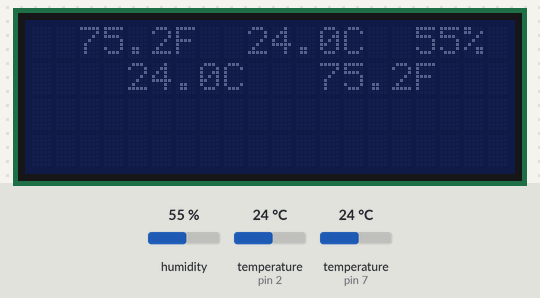
Recording of a sketch running on a simulated Arduino Uno, built with avr-gcc and run on an emulated ATmega328P. Shown: 20×4 character LCD. The inputs (shaded band) are chosen by the test bench; at power-on: humidity 55 %, temperature (sensors on pin 7, pin 2) 24 °C. What the sketch prints to the serial monitor is not drawn.

Above: at 3.3 s.
3.4 s: humidity set to 22 %
At 5.7 s:
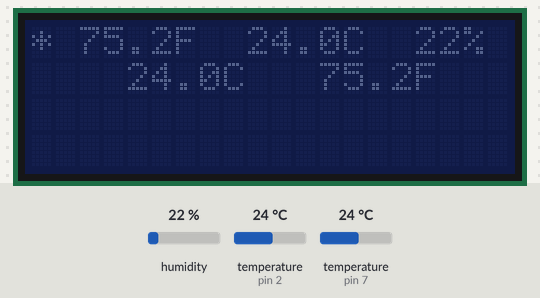
10.0 s: temperature (sensor on pin 7) set to 12 °C
At 10.8 s:
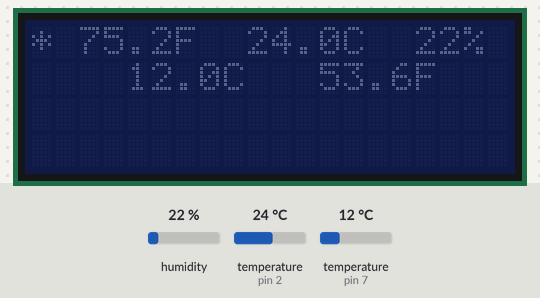
11.6 s: temperature (sensor on pin 2) set to 12 °C
At 12.1 s:
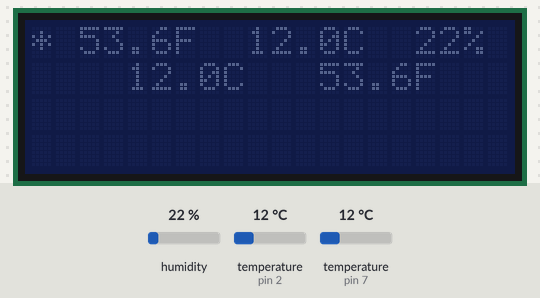
13.2 s: temperature (sensor on pin 7) set to 19 °C
At 14.0 s:
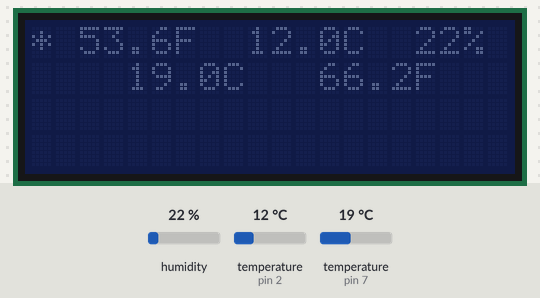
14.8 s: humidity set to 40 %
At 17.1 s:
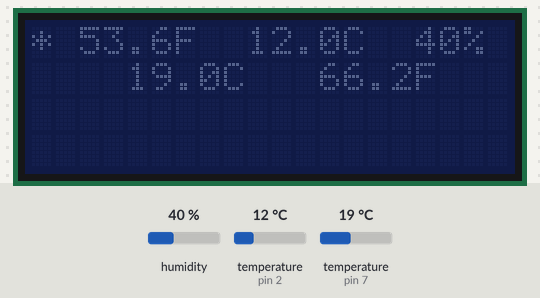
18.0 s: temperature (sensor on pin 7) set to 28 °C
At 18.8 s:
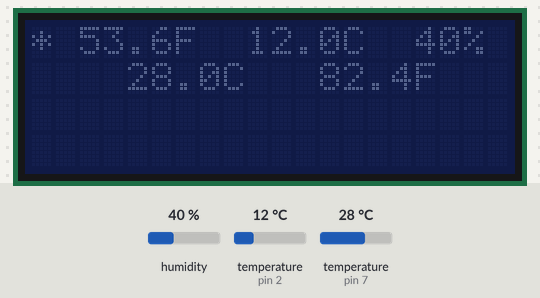
Timing chart, 0 to 20.6 s (numbered marks = the images above; inputs shaded):
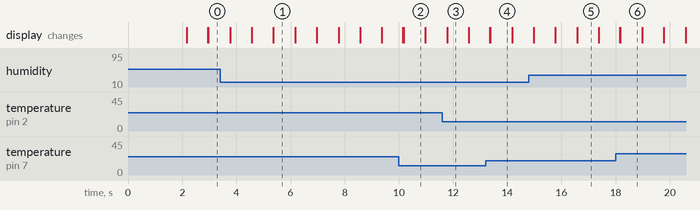

The sketch:

MonTemp_DHT22_DS18B20_v2.ino
```cpp
/*
 * This program allows Arduino to monitor temperature and humidity
 * One DHT22 humidity and temperature sensor is connected PIN 2
 * Several DS18B20 temperature sensors are connected to PIN 7 OneWire bus
 * The measurement would be displayed on an LCD on I2C bus addr 0x27
 * Measurement is also sent out through serial port at BR 11520
 * Each line in the serial port contains one sweep from all sensors
 * The first two numbers are the temperature in Celcius and humidity
 * The following numbers are the DS18B20 readings.
 */

#include <stdio.h>
#include <math.h>

#include <OneWire.h>  // One wire bus basic library
#include <DallasTemperature.h>  // DS18B20 high-level library
#include <DHT.h>    //DHT22 temperature/humidity sensor
//#include <pins_arduino.h> // Turn on-board LED off
#include <LiquidCrystal_I2C.h> //LCD in I2C bys

/* Define macros */
// Sensor buses
#define OneWire_Bus_PIN 7
#define DHT_PIN 2        // signal pin connected to the DHT
#define DHT_TYPE DHT22   // DHT 22  (AM2302)
// LCD parameters
#define DISPLAY_W 20
#define DISPLAY_H 4
//#define DISPLAY_I2CADDR 0x27
#define DISPLAY_I2CADDR 0x3f
#define DISPLAY_LINE_STARTPOS 3

// Uncomment whatever type you're using!
//#define DHTTYPE DHT11   // DHT 11
//#define DHTTYPE DHT21   // DHT 21 (AM2301)


/* Global Objects */
LiquidCrystal_I2C lcd(DISPLAY_I2CADDR,DISPLAY_W,DISPLAY_H);  // set the LCD address to 0x27 on I2C
DHT dht(DHT_PIN, DHT_TYPE);           // DHT instance
OneWire  oneWire(OneWire_Bus_PIN);    // OneWire bus instance
DallasTemperature sensors(&oneWire);  // DS18B20 wrapper on OneWire bus


/* Global Varibles */
float tempC_dht=0,humidity_dht=0,tempF_dht=0;   // For the DHT
float tempC_sensor=0,tempF_sensor=0;            // For DS18B20
int count_ds18b20;

// LCD related settings
char lcd_line[DISPLAY_W+1];                     // String to be displayed
char temp_str[DISPLAY_W+1];                     // hold formatted numbers
uint8_t line_cursor_pos=0;
boolean is_even_loop=true;


void setup() {
  // Init DS18B20 on OneWire bus
  sensors.begin();
  count_ds18b20=sensors.getDeviceCount() ;

  // Init LCD, DHT and the serial port
  lcd.init();
  lcd.backlight();
  dht.begin();
  Serial.begin(115200);

  // Display
  lcd.backlight();
  lcd.setCursor(1,0);
  lcd.print("Hello Alli Station");

  lcd.setCursor(3,1);
  lcd.print("DHT PIN at  ");
  lcd.print(DHT_PIN);

  lcd.setCursor(3,2);
  lcd.print("OneWire at  ");
  lcd.print(OneWire_Bus_PIN);

  lcd.setCursor(3,3);
  lcd.print("Sensors     ");
  lcd.print(count_ds18b20);

  delay(2000);
  lcd.noBacklight();
  lcd.clear();
  //TXLED0;
  //RXLED0;
}


void loop() {

  int i;
  uint8_t lcd_line_pos;

  /* Read DHT 22 sensors */

  tempC_dht=dht.readTemperature();
  humidity_dht = dht.readHumidity();
  tempF_dht=tempC_dht*1.8+32;
  if (!(isnan(humidity_dht) || isnan(tempC_dht) )) {
    //display DHT readings
    tempF_dht=tempC_dht*1.8+32;
  }

  //Serial output
  Serial.print(tempC_dht);
  Serial.print(" \t");
  Serial.print(humidity_dht);
  Serial.print(" \t\t\t");

  // Display on the LCD

  line_cursor_pos=0;
  dtostrf(tempF_dht,5,1,temp_str);
  strcpy(&lcd_line[line_cursor_pos],temp_str);

  line_cursor_pos+=strlen(temp_str);
  strcpy(&lcd_line[line_cursor_pos],"F ");

  line_cursor_pos+=2;
  dtostrf(tempC_dht,5,1,temp_str);
  strcpy(&lcd_line[line_cursor_pos],temp_str);

  line_cursor_pos+=strlen(temp_str);
  strcpy(&lcd_line[line_cursor_pos],"C ");

  line_cursor_pos+=2;
  dtostrf(humidity_dht,3,0,temp_str);
  strcpy(&lcd_line[line_cursor_pos],temp_str);

  line_cursor_pos+=strlen(temp_str);
  strcpy(&lcd_line[line_cursor_pos],"%");

  lcd.setCursor(1,0);
  lcd.print(lcd_line);

  // LCD heart beat
  lcd.setCursor(0,0);
  if (is_even_loop) {
    lcd.print("*");
  }else{
    lcd.print(" ");
  }
  is_even_loop=!(is_even_loop);

  /* Read DS18B20 sensors */

  sensors.requestTemperatures(); // Send the command to get temperatures

  for (i=0;i<count_ds18b20;i++)
  {

    if ( i>(DISPLAY_H-1) && i%(DISPLAY_H-1)==0)
      delay(1000);

    tempC_sensor=sensors.getTempCByIndex(i);
    tempF_sensor=tempC_sensor*1.8+32;

    // Serial output
    Serial.print(tempC_sensor,4);
    Serial.print("  ");

    // LCD Display
    line_cursor_pos=0;
    dtostrf(tempC_sensor,5,1,temp_str);
    strcpy(&lcd_line[line_cursor_pos],temp_str);

    line_cursor_pos+=strlen(temp_str);
    strcpy(&lcd_line[line_cursor_pos],"C  ");

    line_cursor_pos+=3;
    dtostrf(tempF_sensor,5,1,temp_str);
    strcpy(&lcd_line[line_cursor_pos],temp_str);

    line_cursor_pos+=strlen(temp_str);
    strcpy(&lcd_line[line_cursor_pos],"F");

    lcd.setCursor(DISPLAY_LINE_STARTPOS,1+i%count_ds18b20);
    lcd.print(lcd_line);
  }
    Serial.println();

}


/* Reference */
// https://github.com/milesburton/Arduino-Temperature-Control-Library/blob/master/DallasTemperature.h

/* Hardware configuration */
// Connect pin 1 (on the left) of the sensor to +5V
// NOTE: If using a board with 3.3V logic like an Arduino Due connect pin 1
// to 3.3V instead of 5V!
// Connect pin 2 of the sensor to whatever your DHTPIN is
// Connect pin 4 (on the right) of the sensor to GROUND
// Connect a 10K resistor from pin 2 (data) to pin 1 (power) of the sensor

// Initialize DHT sensor.
// Note that older versions of this library took an optional third parameter to
// tweak the timings for faster processors.  This parameter is no longer needed
// as the current DHT reading algorithm adjusts itself to work on faster procs.
```

Measured:
- after the input at 3.4 s, the display: first differs from a run without the input after 1.2 s (image 1 shows a later state)
- after the input at 10.0 s, the display: first changes after 0.15 s (image 2 shows a later state)
- after the input at 11.6 s, the display: changes after 0.18 s (image 3)
- after the input at 13.2 s, the display: first changes after 0.15 s (image 4 shows a later state)
- after the input at 14.8 s, the display: first differs from a run without the input after 1.8 s (image 5)
- after the input at 18.0 s, the display: first changes after 0.16 s (image 6 shows a later state)
